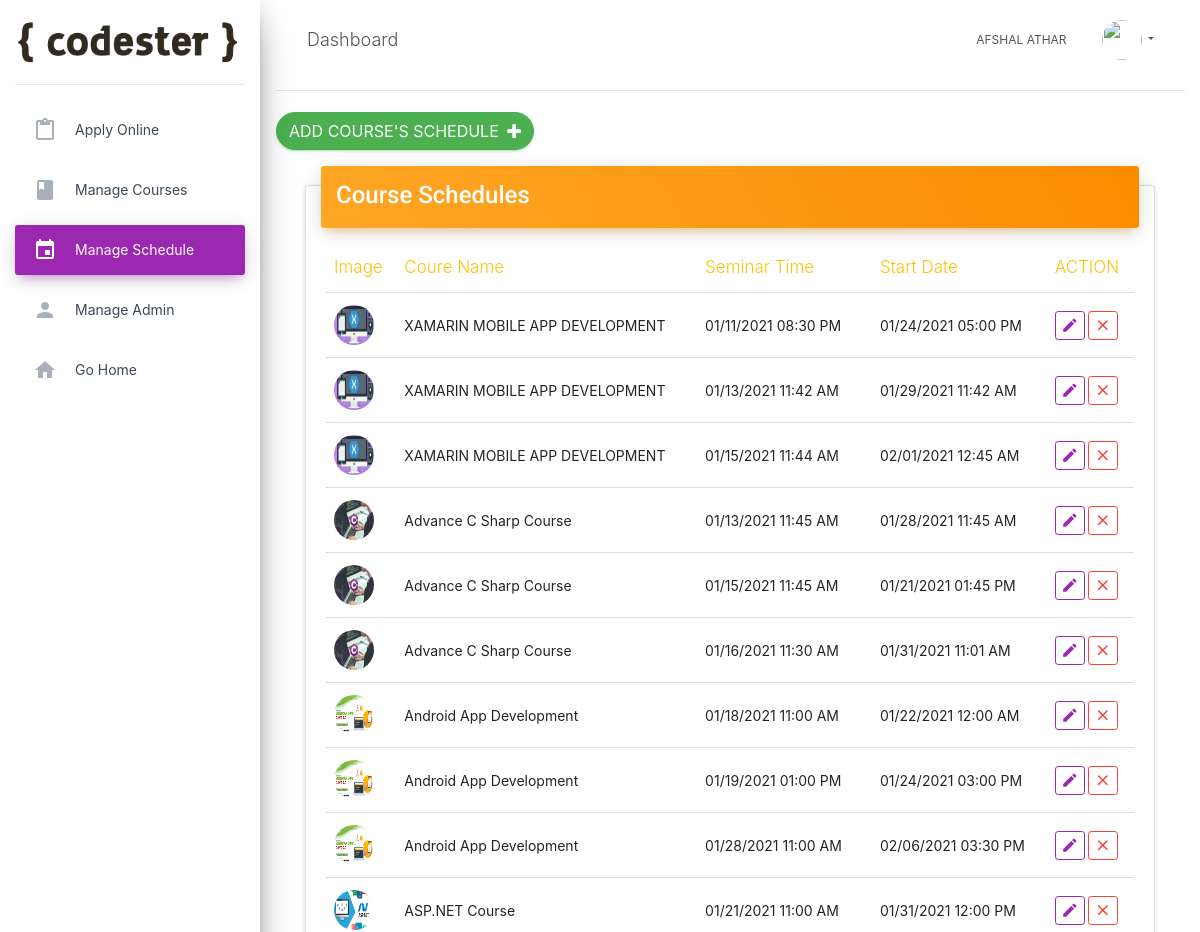
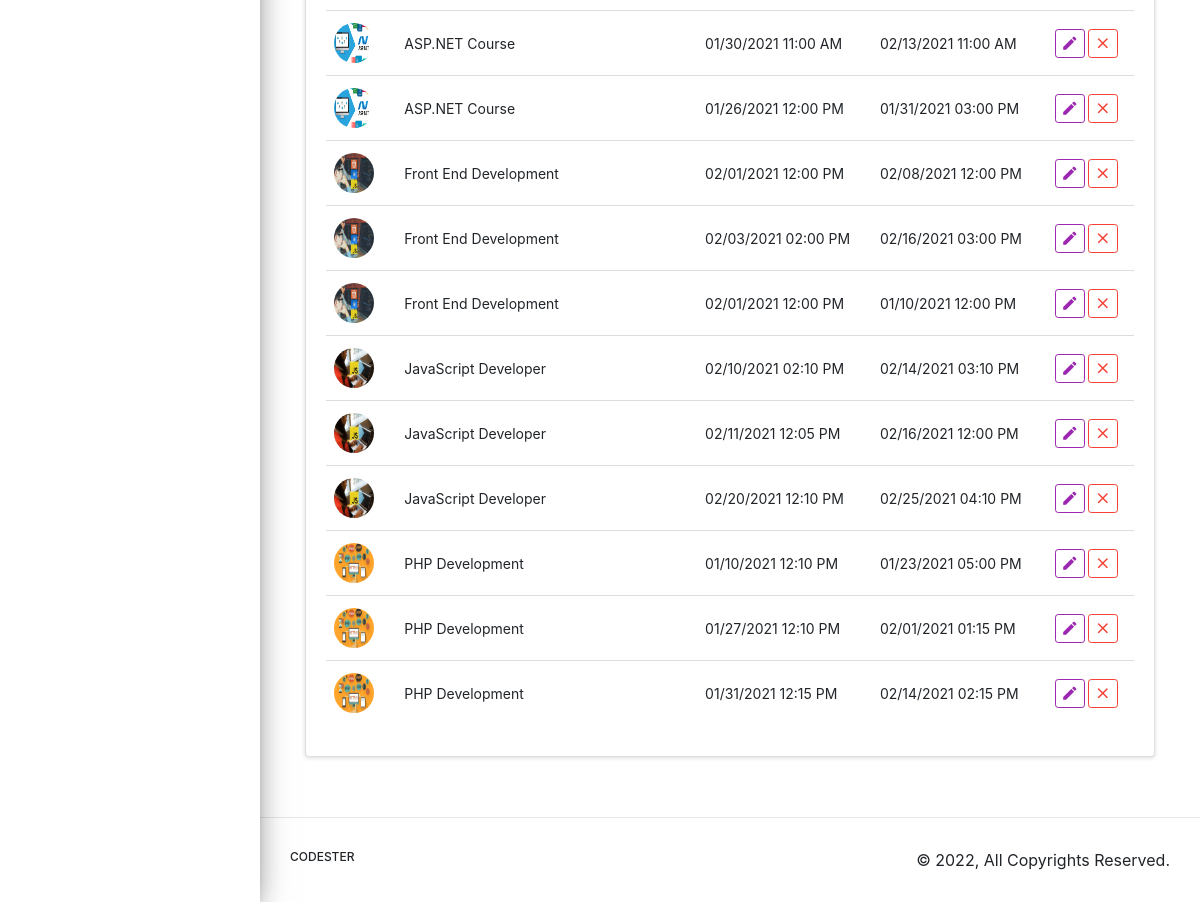
/ManageSchedules.php (signed in), run on the app's committed database (2 pictures, top to bottom).
### tables this page shows
CREATE TABLE `schedule` (
  `SCHEDULE_ID` int(11) NOT NULL,
  `C_ID` int(11) NOT NULL,
  `SEMINAR_DATE` datetime DEFAULT NULL,
  `START_FROM_DATE` datetime DEFAULT NULL,
  `TIMINGS` varchar(500) DEFAULT NULL
);

CREATE TABLE `course` (
  `COURSE_ID` int(11) NOT NULL,
  `TITLE` varchar(500) DEFAULT NULL,
  `DESCRIPTION` varchar(1000) DEFAULT NULL,
  `CONTENT` varchar(1000) DEFAULT NULL,
  `DURATION` varchar(500) DEFAULT NULL,
  `IMAGE` varchar(500) DEFAULT NULL,
  `FEES` float DEFAULT NULL
);

### ManageSchedules.php (the view, shortened to what this page needs)
<!DOCTYPE html>
<html>
<head>
    <link rel="stylesheet" href="https://maxcdn.bootstrapcdn.com/font-awesome/latest/css/font-awesome.min.css">
    <link href="lib/bootstrap/css/material-dashboard.css" rel="stylesheet" />
    <link href="lib/StyleCss.css" rel="stylesheet">
    <link href="lib/bootstrap/dist/css/bootstrap.min.css" rel="stylesheet">
    <link href="lib/bootstrap/dist/css/bootstrap-grid.min.css" rel="stylesheet" />
    <link rel="stylesheet" href="https://stackpath.bootstrapcdn.com/font-awesome/4.7.0/css/font-awesome.min.css">
</head>
<body>
    <div class="wrapper ">
        <div class="sidebar" data-color="purple" data-background-color="white">
            <div class="logo">
                <a class="navbar-brand pl-3" href="#"><img alt="LOGO" height="45px" src="images/logo.png"></a>
            </div>
            <div class="sidebar-wrapper">
                <ul class="nav">
                    <li class="nav-item   ">
                        <a class="nav-link" href="Dashboard.php">
                            <i class="material-icons">content_paste</i>
                            <p>Apply Online</p>
                        </a>
                    </li>
                    <li class="nav-item ">
                        <a class="nav-link" href="ManageCourses.php">
                            <i class="material-icons">book</i>
                            <p>Manage Courses</p>
                        </a>
                    </li>
                    <li class="nav-item active">
                        <a class="nav-link" href="ManageSchedules.php">
                            <i class="material-icons">event</i>
                            <p>Manage Schedule</p>
                        </a>
                    </li>
                    <li class="nav-item">
                        <a class="nav-link" href="ManageAdmin.php">
                            <i class="material-icons">person</i>
                            <p>Manage Admin</p>
                        </a>
                    </li>
                    <li class="nav-item">
                        <a class="nav-link" href="Index.php">
                            <i class="material-icons">home</i>
                            <p>Go Home</p>
                        </a>
                    </li>
                </ul>
            </div>
        </div>
        <div class="main-panel">
            <nav class="navbar navbar-expand-lg navbar-transparent navbar-absolute fixed-top ">
                <div class="container-fluid">
                    <div class="navbar-wrapper">
                        <a class="navbar-brand" href="#">Dashboard</a>
                    </div>
                    <div class="collapse navbar-collapse justify-content-end">
                        <ul class="navbar-nav">
                            <li class="nav-item">
                                <a class="nav-link" href="javascript:;">
                                    <?php
                                    echo $_SESSION['Name'];
                                    ?>
                                </a>
                            </li>
                            <li class="nav-item dropdown">
                                <a class="nav-link dropdown-toggle" href="#" id="navbarDropdownProfile" role="button" data-toggle="dropdown" aria-haspopup="true" aria-expanded="false">
                                    <?php
                                        if($_SESSION['IMAGE'] == "")
                                            echo '<img src="Images/Admin.png" class="rounded-circle" height="40" width="40">';
                                        else
                                        echo '<img src="AdminImages/'. $_SESSION['IMAGE'] .'" class="rounded-circle" height="40" width="40">';
                                    ?>
                                </a>
                            </li>
                        </ul>
                    </div>
                </div>
            </nav>
            <div class="content pt-1">
                <hr>
                <div class="pull-center">
                    <a href="#" data-toggle="modal" data-target="#AddSchedule" class="btn btn-success btn-round">Add Course's Schedule <span class="pl-1 fa fa-plus"></span></a>
                </div>
                <div class="container-fluid">
                    <div class="col-lg-12 col-md-12">
                        <div class="card">
                            <div class="card-header card-header-warning">
                                <h4 class="card-title">Course Schedules</h4>
                            </div>
                            <div class="card-body table-responsive">
                                <table class="table table-hover">
                                    <thead class="text-warning">
                                        <th>Image</th>
                                        <th>Coure Name</th>
                                        <th>Seminar Time</th>
                                        <th>Start Date</th>
                                        <th>ACTION</th>
                                    </thead>
                                    <tbody>
                                    <?php
                                            $connection =  new mysqli("localhost","root","","codester");
                                                $query= "SELECT* FROM schedule s join course c on s.C_ID = c.COURSE_ID";
                                                $Result = $connection->query($query);
                                                while($Schedule= $Result->fetch_assoc())
                                                {
                                                    echo '<tr>';
                                                    echo '<td><img src="CourseImages/'. $Schedule["IMAGE"] .'" class="rounded-circle" height="40" width="40"></td>';
                                                    echo '<td>'.$Schedule["TITLE"].'</td>';
                                                    echo '<td>'. date('m/d/Y h:i A ', strtotime($Schedule["SEMINAR_DATE"])).'</td>';
                                                    echo '<td>'.date('m/d/Y h:i A ', strtotime($Schedule["START_FROM_DATE"])).'</td>';
                                                    echo ' <td class="td-actions">';
                                                    echo '<a href="'.$Schedule["SCHEDULE_ID"].'" class="editSchedule btn btn-primary btn-link btn-sm">';
                                                    echo ' <i class="material-icons">edit</i>
                                                          </a>
                                                            <a href="'.$Schedule["SCHEDULE_ID"].'" class="deleteSchedule btn btn-danger btn-link btn-sm">
                                                                <i class="material-icons">close</i>
                                                            </a>
                                                        </td>
                                                    </tr>';
                                                }
                                        ?>
                                    </tbody>
                                </table>
                            </div>
                        </div>
                    </div>
                </div>
            </div>
            <footer class="footer">
                <div class="container-fluid">
                    <nav class="float-left">
                        <ul>
                            <li>
                                <a href="#">CODESTER</a>
                            </li>
                        </ul>
                    </nav>
                    <div class="copyright float-right">
                        &copy;
                        , All Copyrights Reserved.
                    </div>
                </div>
            </footer>
        </div>
    </div>
</body>
</html>

### data on the page
schedule: C_ID.IMAGE (picture), C_ID.TITLE "XAMARIN MOBILE APP DEVELOPMENT", SEMINAR_DATE "01/11/2021 08:30 PM", START_FROM_DATE "01/24/2021 05:00 PM"
schedule: C_ID.IMAGE (picture), C_ID.TITLE "XAMARIN MOBILE APP DEVELOPMENT", SEMINAR_DATE "01/13/2021 11:42 AM", START_FROM_DATE "01/29/2021 11:42 AM"
schedule: C_ID.IMAGE (picture), C_ID.TITLE "XAMARIN MOBILE APP DEVELOPMENT", SEMINAR_DATE "01/15/2021 11:44 AM", START_FROM_DATE "02/01/2021 12:45 AM"
schedule: C_ID.IMAGE (picture), C_ID.TITLE "Advance C Sharp Course", SEMINAR_DATE "01/13/2021 11:45 AM", START_FROM_DATE "01/28/2021 11:45 AM"
schedule: C_ID.IMAGE (picture), C_ID.TITLE "Advance C Sharp Course", SEMINAR_DATE "01/15/2021 11:45 AM", START_FROM_DATE "01/21/2021 01:45 PM"
schedule: C_ID.IMAGE (picture), C_ID.TITLE "Advance C Sharp Course", SEMINAR_DATE "01/16/2021 11:30 AM", START_FROM_DATE "01/31/2021 11:01 AM"
schedule: C_ID.IMAGE (picture), C_ID.TITLE "Android App Development", SEMINAR_DATE "01/18/2021 11:00 AM", START_FROM_DATE "01/22/2021 12:00 AM"
schedule: C_ID.IMAGE (picture), C_ID.TITLE "Android App Development", SEMINAR_DATE "01/19/2021 01:00 PM", START_FROM_DATE "01/24/2021 03:00 PM"
schedule: C_ID.IMAGE (picture), C_ID.TITLE "Android App Development", SEMINAR_DATE "01/28/2021 11:00 AM", START_FROM_DATE "02/06/2021 03:30 PM"
schedule: C_ID.IMAGE (picture), C_ID.TITLE "ASP.NET Course", SEMINAR_DATE "01/21/2021 11:00 AM", START_FROM_DATE "01/31/2021 12:00 PM"
schedule: C_ID.IMAGE (picture), C_ID.TITLE "ASP.NET Course", SEMINAR_DATE "01/30/2021 11:00 AM", START_FROM_DATE "02/13/2021 11:00 AM"
schedule: C_ID.IMAGE (picture), C_ID.TITLE "ASP.NET Course", SEMINAR_DATE "01/26/2021 12:00 PM", START_FROM_DATE "01/31/2021 03:00 PM"
schedule: C_ID.IMAGE (picture), C_ID.TITLE "Front End Development", SEMINAR_DATE "02/01/2021 12:00 PM", START_FROM_DATE "02/08/2021 12:00 PM"
schedule: C_ID.IMAGE (picture), C_ID.TITLE "Front End Development", SEMINAR_DATE "02/03/2021 02:00 PM", START_FROM_DATE "02/16/2021 03:00 PM"
schedule: C_ID.IMAGE (picture), C_ID.TITLE "Front End Development", SEMINAR_DATE "02/01/2021 12:00 PM", START_FROM_DATE "01/10/2021 12:00 PM"
schedule: C_ID.IMAGE (picture), C_ID.TITLE "JavaScript Developer", SEMINAR_DATE "02/10/2021 02:10 PM", START_FROM_DATE "02/14/2021 03:10 PM"
schedule: C_ID.IMAGE (picture), C_ID.TITLE "JavaScript Developer", SEMINAR_DATE "02/11/2021 12:05 PM", START_FROM_DATE "02/16/2021 12:00 PM"
schedule: C_ID.IMAGE (picture), C_ID.TITLE "JavaScript Developer", SEMINAR_DATE "02/20/2021 12:10 PM", START_FROM_DATE "02/25/2021 04:10 PM"
schedule: C_ID.IMAGE (picture), C_ID.TITLE "PHP Development", SEMINAR_DATE "01/10/2021 12:10 PM", START_FROM_DATE "01/23/2021 05:00 PM"
schedule: C_ID.IMAGE (picture), C_ID.TITLE "PHP Development", SEMINAR_DATE "01/27/2021 12:10 PM", START_FROM_DATE "02/01/2021 01:15 PM"
schedule: C_ID.IMAGE (picture), C_ID.TITLE "PHP Development", SEMINAR_DATE "01/31/2021 12:15 PM", START_FROM_DATE "02/14/2021 02:15 PM"

### other printed values
$_SESSION['Name'] "AFSHAL ATHAR"
